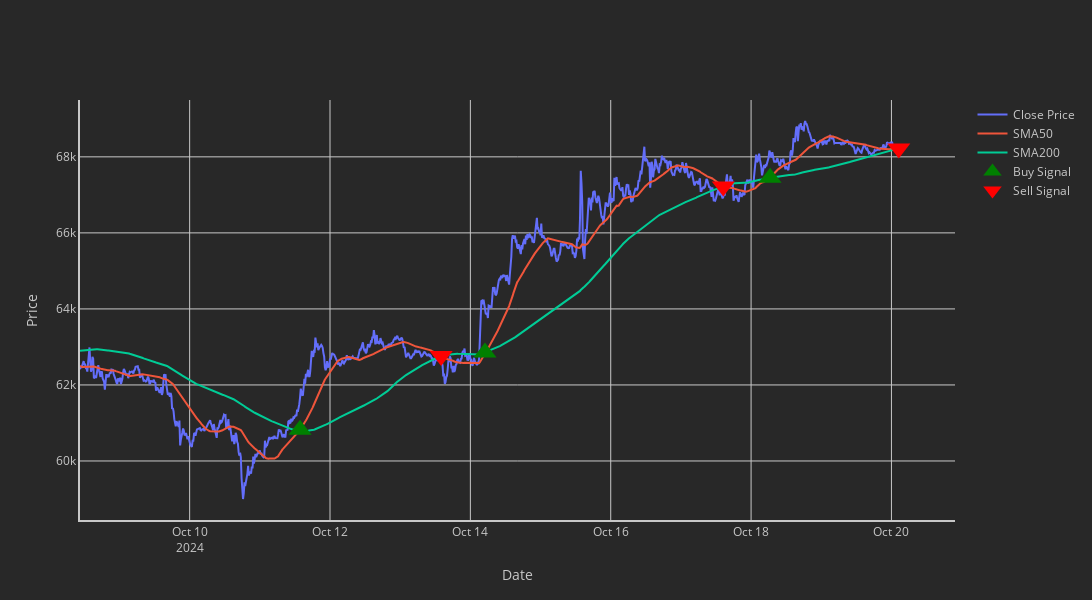

Source (notebook cell):
### Markdown cell above
## Visualization

### Code cell
fig = go.Figure()

fig.add_trace(go.Scatter(x=df['time'], y=df['close'], mode='lines', name='Close Price'))

fig.add_trace(go.Scatter(x=df['time'], y=df['SMA50'], mode='lines', name='SMA50'))
fig.add_trace(go.Scatter(x=df['time'], y=df['SMA200'], mode='lines', name='SMA200'))

fig.add_trace(go.Scatter(
    x=df[df['position'] == 1]['time'], 
    y=df['SMA50'][df['position'] == 1], 
    mode='markers', name='Buy Signal', 
    marker=dict(color='green', size=20, symbol='triangle-up')
))

fig.add_trace(go.Scatter(
    x=df[df['position'] == -1]['time'], 
    y=df['SMA50'][df['position'] == -1], 
    mode='markers', name='Sell Signal', 
    marker=dict(color='red', size=20, symbol='triangle-down')
))



fig.update_layout(
    width=1200,
    height=600,
    xaxis_title='Date',
    yaxis_title='Price',
    plot_bgcolor='rgb(40, 40, 40, 100)',
    paper_bgcolor='rgb(40, 40, 40, 100)',
    font=dict(color='rgb(200, 200, 200, 100)'),
    xaxis=dict(
        showline=True,
        linecolor='rgb(200, 200, 200, 100)',
        linewidth=2,
        gridcolor='rgb(200, 200, 200, 100)',
        zerolinecolor='rgb(200, 200, 200, 100)'
    ),
    yaxis=dict(
        showline=True,
        linecolor='rgb(200, 200, 200, 100)',
        linewidth=2,
        gridcolor='rgb(200, 200, 200, 100)',
        zerolinecolor='rgb(200, 200, 200, 100)'
    )
)

fig.update_layout(xaxis_rangeslider_visible=False)
fig.show()

### Figure 1 — Plotly figure (JSON) as saved in the notebook; plotly's stock layout.template omitted (floating-point values rounded to 4 significant figures; data arrays with more than 128 entries replaced by an {"elided": "..."} marker saying what was removed)
{"data": [{"mode": "lines", "name": "Close Price", "type": "scatter", "x": {"elided": "1121 str values"}, "y": {"elided": "1121 float values"}}, {"mode": "lines", "name": "SMA50", "type": "scatter", "x": {"elided": "1121 str values"}, "y": {"elided": "1121 float values"}}, {"mode": "lines", "name": "SMA200", "type": "scatter", "x": {"elided": "1121 str values"}, "y": {"elided": "1121 float values"}}, {"marker": {"color": "green", "size": 20, "symbol": "triangle-up"}, "mode": "markers", "name": "Buy Signal", "type": "scatter", "x": ["2024-10-11T13:45:00", "2024-10-14T05:00:00", "2024-10-18T06:30:00"], "y": [60820.0, 62860.0, 67450.0]}, {"marker": {"color": "red", "size": 20, "symbol": "triangle-down"}, "mode": "markers", "name": "Sell Signal", "type": "scatter", "x": ["2024-10-13T14:00:00", "2024-10-17T14:30:00", "2024-10-20T02:30:00"], "y": [62760.0, 67220.0, 68220.0]}], "layout": {"font": {"color": "rgb(200, 200, 200, 100)"}, "height": 600, "paper_bgcolor": "rgb(40, 40, 40, 100)", "plot_bgcolor": "rgb(40, 40, 40, 100)", "width": 1200, "xaxis": {"gridcolor": "rgb(200, 200, 200, 100)", "linecolor": "rgb(200, 200, 200, 100)", "linewidth": 2, "rangeslider": {"visible": false}, "showline": true, "title": {"text": "Date"}, "zerolinecolor": "rgb(200, 200, 200, 100)"}, "yaxis": {"gridcolor": "rgb(200, 200, 200, 100)", "linecolor": "rgb(200, 200, 200, 100)", "linewidth": 2, "showline": true, "title": {"text": "Price"}, "zerolinecolor": "rgb(200, 200, 200, 100)"}}}
